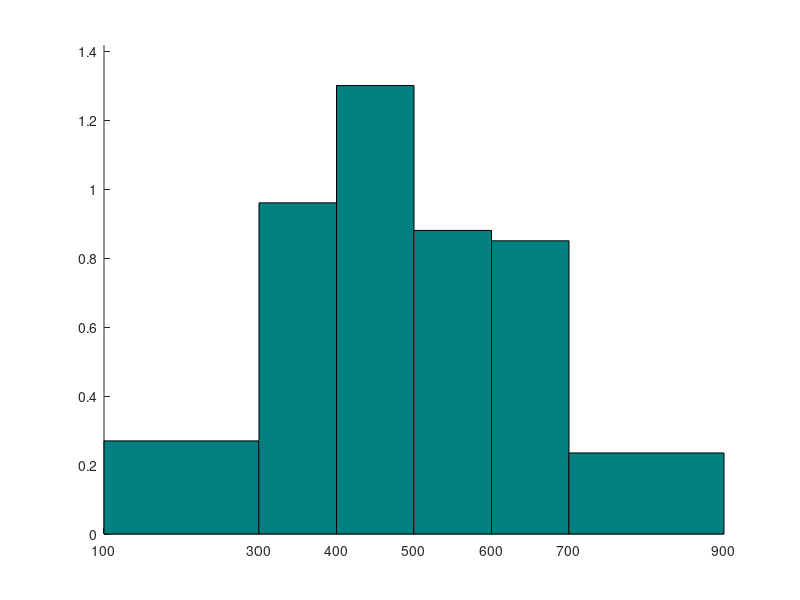

Write MATLAB code to recreate this figure.
%=====================================================================
% EJERCICIO 3.1
% Matematica computacional para telecomunicaciones.
% Un enfoque practico con Octave y Matlab.
% Irene Gomez Bueno y Pablo Guerrero Garcia.
%
% Ejecutar desde esta carpeta tras haber ejecutado iniciar.m en la raiz
% del repositorio.
%=====================================================================

disp('-----------')
disp('EJERCICIO 3.1')
disp('-----------')

disp('-----------')
disp('Apartado a)')
disp('-----------')
%Definicion de datos
n=[54, 96, 130, 88, 85, 47]; %frecuencias
Li=[100, 300, 400, 500, 600, 700, 900]; %extremos de los intervalos

%Calculo de puntos medios
x=(Li(1:end-1)+Li(2:end))/2;
%Calculo de amplitudes
a=diff(Li);
%Calculo de alturas en el histograma
h=n./a;

function barhistc(limits,heights)
    % (by Pablo Guerrero-Garcia <pablito@ctima.uma.es>, May 2025)
    % (   Dept. Applied Mathematics, University of Malaga, Spain)
    % Version adaptada: recibe todos los extremos de las clases (n+1 valores)
    widths = diff(limits); figure, hold on
    for currect=[limits(1:end-1);zeros(size(heights));widths;heights]
        rectangle('Position',currect','FaceColor',[0 0.5 0.5]);
    end; xticks(limits)
    axis([limits(1) limits(end) 0 min(heights)/2+max(heights)]), hold off
endfunction

disp('Grafica del histograma sin normalizar')

barhistc(Li,h), hold on;
%plot(x,h); %Descomentar si quiero el poligono de frecuencias
hold off;
%histograma sin normalizar, i.e., en funcion de ni y no de fi

disp('Calculo de la frecuencia acumulada')
nac=cumsum(n); [n' nac']

disp('-----------')
disp('Apartado b)')
disp('-----------')

disp('Cálculo de la moda')
[val,ind]=max(h);
d1=h(ind)-h(ind-1);
d2=h(ind)-h(ind+1);
Mo=Li(ind)+a(ind)*(d1/(d1+d2));
Mo

disp('Calculo de la mediana')
N=sum(n);
n2=N/2;
L=find(n2<nac); ind=L(1) % Encuentra el primer índice donde n2 < nac %O bien ind=find(n2<nac,1)
Me=Li(ind)+a(ind)*(n2-nac(ind-1))/n(ind);
Me

disp('Calculo de la media')
m1=sum(n.*x)/N;
media=m1;
media

disp('Calculo de la varianza')
m2=sum(n.*x.^2)/N;%segundo momento ordinario
varianza=m2-m1^2;
varianza

disp('-----------')
disp('Apartado c)')
disp('-----------')

disp('Calculemos el sesgo')
m3=sum(n.*x.^3)/N; %momento ordinario de orden 3
m3_central=m3-3*m2*m1+2*m1^3; %momento central de orden 3
s=sqrt(varianza); %desviacion tipica
sesgo=m3_central/s^3;
sesgo
